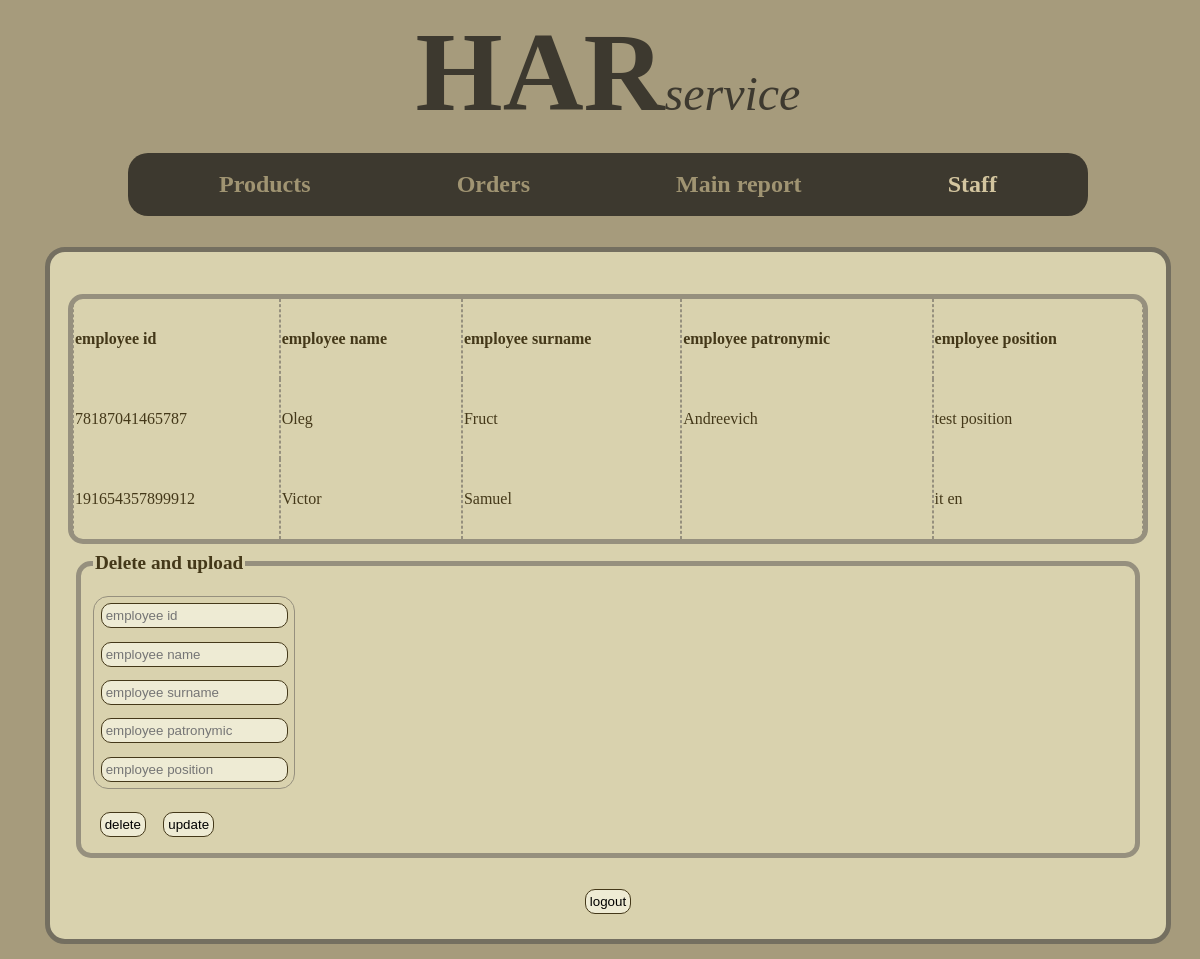
The app's page /Staff (signed in) with its own data.
### tables this page shows
CREATE TABLE "Staff" (
	"employee_id"	INTEGER NOT NULL UNIQUE,
	"employee_name"	TEXT NOT NULL,
	"employee_surname"	TEXT NOT NULL,
	"employee_patronymic"	TEXT,
	"employee_position"	TEXT NOT NULL,
	PRIMARY KEY("employee_id")
);

### Back_flask.py (the view, shortened to what this page needs)
@app.route("/Staff", methods = ["POST", "GET"])
def Staff():
    if "Logged" not in session or session["Logged"] != "manager":
        return redirect(url_for("login"))
    return render_template("Staff.html", title = "Staff", table = repos.Staff_showAll())

### DB/repos.py (called while the page is built)
def Staff_showAll():
    con = sqlite3.connect("DB/HAR_DB.db")
    c = con.cursor()
    allStaff = c.execute("SELECT * FROM Staff").fetchall()
    c.close()
    con.close()
    return allStaff

### templates/Staff.html (shortened to what this page needs)
{% extends "base.html" %}
{% block header %}
    {{super()}}
{% endblock %}
{% block navigation %}
    {{super()}}
{% endblock %}
{% block content %}
    <div class="information_content">
        <table class="filling_0">
            <thead>
                <tr>
                    <th>employee id</th>
                    <th>employee name</th>
                    <th>employee surname</th>
                    <th>employee patronymic</th>
                    <th>employee position</th>
                </tr>
            </thead>
            <tbody>
                {% for row in table -%}
                    <tr>
                        {% for item in row -%}
                            <td>{{item}}</td>
                        {% endfor -%}
                    </tr>
                {% endfor -%}
            </tbody>
        </table>
        <fieldset class="action">
            <legend>Delete and upload</legend>
            <form action="/Staff?operation=deleteOrUpdate" method="POST">
                <div>
                    <p class="filling_input_0 last">
                        <input class="n_0" type="number" placeholder="employee id" name="employee_id" readonly>
                        <input class="n_1" type="text" placeholder="employee name" name="employee_name">
                        <input class="n_2" type="text" placeholder="employee surname" name="employee_surname">
                        <input class="n_3" type="text" placeholder="employee patronymic" name="employee_patronymic">
                        <input class="n_4" type="text" placeholder="employee position" name="employee_position">
                    </p>
                </div>
            <input type="submit" name="delete" value="delete">
            <input type="submit" name="update" value="update">
            </form>
        </fieldset>
        <form action="/?operation=logout" method="POST"  class="logout">
            <input type="submit" value="logout">
        </form>
    </div>
{% endblock %}

### static/css/style.css (style rules this page uses)
body { background-color: #A69B7C; width: 100%; height: 100vh; color: #443819; min-height: 20px; }
input, textarea, button, select { background-color: #eeebd4; margin: 0.5em; border-radius: 10px; padding: 0.3em; border: #443819 solid thin; }
.information_content { border: #746f60 thick solid; display: flex; flex-direction: column; width: 90%; min-height: 100%; margin: 15px auto; background-color: #D9D2AE; padding: 1.5vw; border-radius: 20px; }
.information_content table { width: 100%; word-break: normal; text-align: justify; border: #96907e thick solid; border-radius: 15px; border-spacing: 0; }
.information_content table td, .information_content table th { border-left: #96907e thin dashed; border-right: #96907e thin dashed; overflow: hidden; max-width: 15em; }
.information_content table tr { max-height: 30em; min-height: 30em; height: 5em; }
.action { border: #96907e thick solid; max-width: 100%; border-radius: 15px; margin: 0.5em; }
legend { font-weight: bold; font-size: 1.2em; }
.action p { max-width: 100%; display: inline-flex; flex-wrap: wrap; flex-direction: column; text-align: center; border: #96907e thin solid; border-radius: 15px; }
.information_content > .logout { text-align: center; margin-top: 2vh; }

### records on screen
Staff: employee_id "78187041465787", employee_name "Oleg", employee_surname "Fruct", employee_patronymic "Andreevich", employee_position "test position"
Staff: employee_id "191654357899912", employee_name "Victor", employee_surname "Samuel", employee_position "it en"
